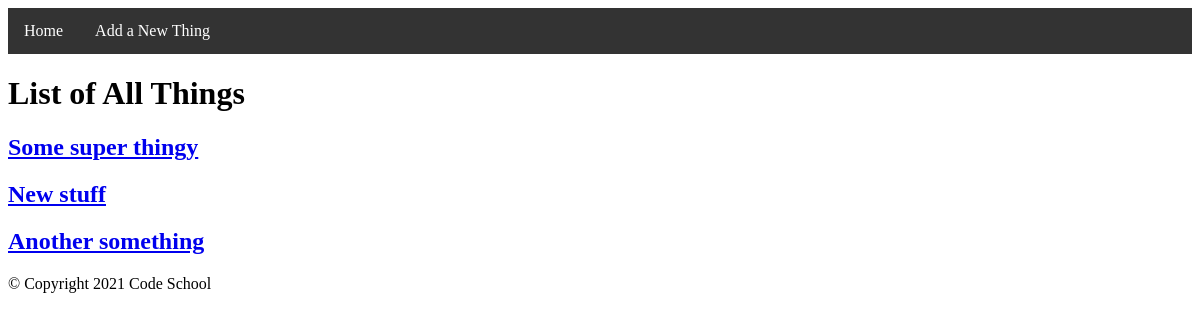
Before: / with the older database file.
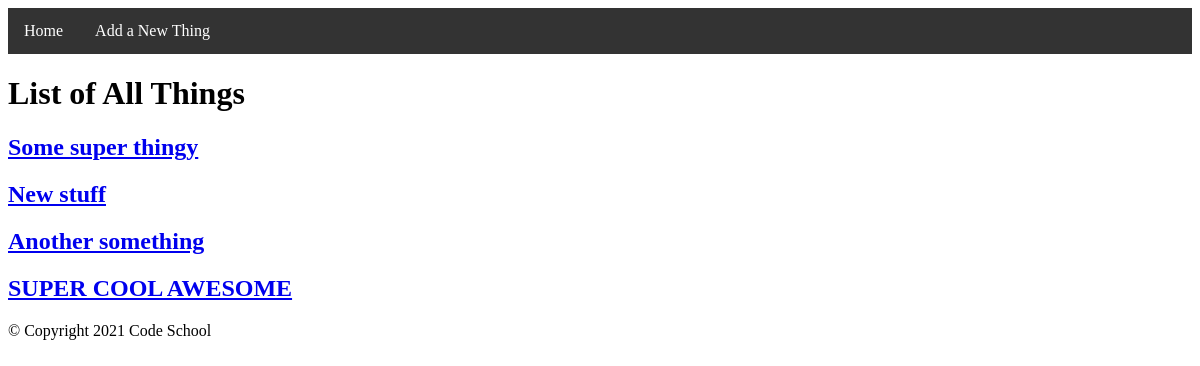
After: the same page with the newer database file.
### things/models.py (models this page shows)
class Thing(models.Model):
    name = models.CharField(max_length=128)
    rating = models.IntegerField(default=0)
    reviewer = models.ForeignKey(get_user_model(), on_delete = models.CASCADE)

### things/views.py (the view)
# urls.py: path('', views.all_things, name="all_things"),
def all_things(request):
    object_things = Thing.objects.all()
    return render(request, 'thing_list.html', {'all_object_things': object_things})

### things/templates/things/thing_list.html
{% extends 'base.html' %}
{% block content %}
<h1>List of All Things</h1>
{% for thing in all_object_things %}
<h2><a href="{% url 'thing_detail' thing.pk %}">{{thing.name}}</a></h2>
{% endfor %}
{% endblock content %}

### things/templates/things/base.html (shortened to what this page needs)
<!DOCTYPE html>
<html lang="en">
<head>
</head>
<body>
    <nav>
        <ul>
            <li>
                <a href="{% url 'all_things' %}">Home</a>
            </li>
            <li>
                <a href="{% url 'thing_create' %}">Add a New Thing</a>
            </li>
        </ul>
    </nav>
    {% block content %}
    {% endblock content %}
    <footer>&copy; Copyright 2021 Code School</footer>
</body>
</html>

### things/templates/things/base.html (style rules this page uses)
ul { list-style-type: none; margin: 0; padding: 0; overflow: hidden; background-color: #333; }
li { float: left; }
li a { display: block; color: white; text-align: center; padding: 14px 16px; text-decoration: none; }

Changed rows visible on the page:
added Thing: name "SUPER COOL AWESOME"
